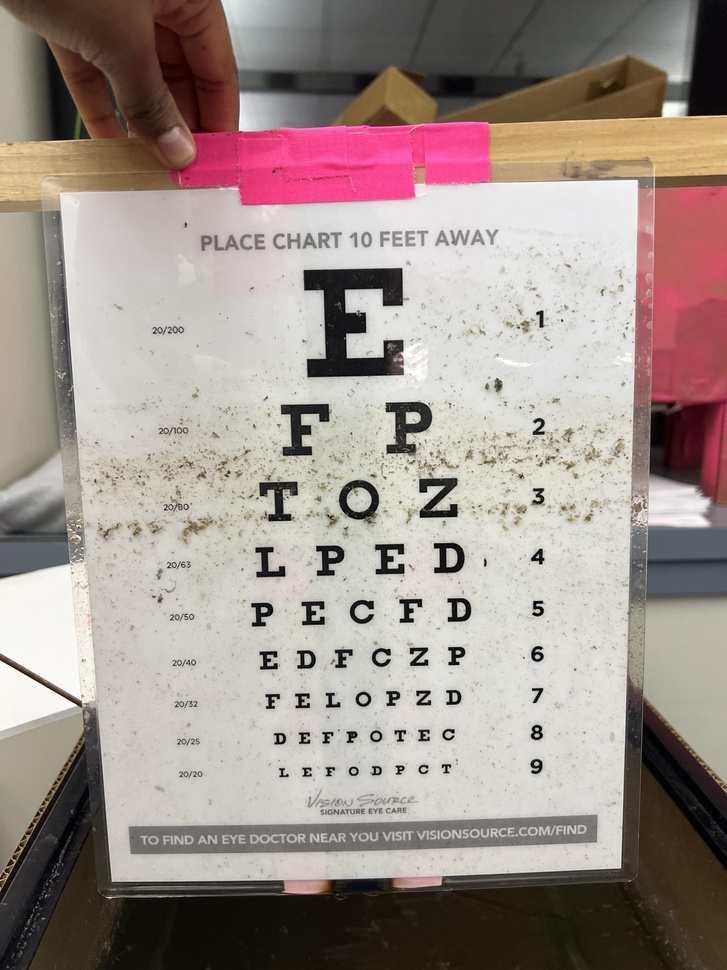
#> input picture Sample Images/3.jpg, 727 x 970 px, shrunk from 3024 x 4032 before the run
$ python -i enhancement_helpers.py   (imports and definitions only)   (older library calls are emulated)
#> lines starting #> are read from the running program, lines starting #| are printed output that depends on the picture
import cv2
import numpy as np
import time

def downscale_image(img, scale_factor=0.5):
    return cv2.resize(img, (0, 0), fx=scale_factor, fy=scale_factor, interpolation=cv2.INTER_AREA)

def upscale_image(img, target_shape):
    return cv2.resize(img, (target_shape[1], target_shape[0]), interpolation=cv2.INTER_LINEAR)

def apply_CLAHE(frame):
    lab_frame = cv2.cvtColor(frame, cv2.COLOR_BGR2LAB)
    l, a, b = cv2.split(lab_frame)
    clahe = cv2.createCLAHE(clipLimit=1.5, tileGridSize=(16, 16))
    l = clahe.apply(l)
    lab_frame = cv2.merge((l, a, b))
    return cv2.cvtColor(lab_frame, cv2.COLOR_LAB2BGR)

def apply_white_balance(img):
    # Compute mean intensity for each channel
    avg_b, avg_g, avg_r = np.mean(img, axis=(0, 1))

    # Normalize channels by scaling with mean values and converting to uint8
    img = img.astype(np.float32)
    img[:, :, 0] *= (avg_r / avg_b)
    img[:, :, 1] *= (avg_r / avg_g)
    img = np.clip(img, 0, 255).astype(np.uint8)

    #if we use white_balance in the final, test following code with C++ for efficiency
    # # Scale each channel by ratios, using vectorized operations
    # scale = np.array([avg_r / avg_b, avg_r / avg_g, 1.0])  # CHANGED
    # img = (img * scale).clip(0, 255).astype(np.uint8)  # CHANGED
    return img

def apply_fast_filters(frame):
    return cv2.bilateralFilter(frame, 9, 75, 75)

def dark_channel_prior(img, patch_size=15):
    dark_channel = np.min(img, axis=2)
    kernel = cv2.getStructuringElement(cv2.MORPH_RECT, (patch_size, patch_size))
    dark_channel = cv2.erode(dark_channel, kernel)
    return dark_channel

def atmospheric_light(img, dark_channel):
    flat_img = img.reshape(-1, 3)
    flat_dark = dark_channel.ravel()
    num_pixels = int(0.001 * len(flat_dark))
    indices = np.argsort(flat_dark)[-num_pixels:]
    A = np.mean(flat_img[indices], axis=0)
    return A

def estimate_transmission(img, A, omega=0.95):
    dark_channel = dark_channel_prior(img/A)
    transmission = 1 - omega * dark_channel
    return transmission

def guided_filter(I, p, radius=60, epsilon=1e-3):
    mean_I = cv2.boxFilter(I, cv2.CV_64F, (radius, radius))
    mean_p = cv2.boxFilter(p, cv2.CV_64F, (radius, radius))
    mean_Ip = cv2.boxFilter(I * p, cv2.CV_64F, (radius, radius))
    cov_Ip = mean_Ip - mean_I * mean_p
    mean_II = cv2.boxFilter(I * I, cv2.CV_64F, (radius, radius))
    var_I = mean_II - mean_I * mean_I
    a = cov_Ip / (var_I + epsilon)
    b = mean_p - a * mean_I
    mean_a = cv2.boxFilter(a, cv2.CV_64F, (radius, radius))
    mean_b = cv2.boxFilter(b, cv2.CV_64F, (radius, radius))
    q = mean_a * I + mean_b
    return q

def recover_scene(img, A, t, t0=0.1):
    t = np.maximum(t, t0)
    img = (img - A) / t[:, :, None] + A
    return np.clip(img, 0, 255).astype(np.uint8)

# Main function that applies dehazing with downscaling
def dehaze_image(img, scale_factor=0.5, patch_size=15):
    # small_img = downscale_image(img, scale_factor=scale_factor)  # DOWNscaled image
    small_img = img
    dark_channel = dark_channel_prior(small_img, patch_size=patch_size)
    A = atmospheric_light(small_img, dark_channel)
    transmission = estimate_transmission(small_img, A)
    gray_img = cv2.cvtColor(small_img, cv2.COLOR_RGB2GRAY) / 255.0
    transmission_refined = guided_filter(gray_img, transmission)
    # transmission_refined = upscale_image(transmission_refined, img.shape)
    recovered_img = recover_scene(img, A, transmission_refined) #transmission_refined
    return recovered_img

def enhance_image(img, white_balance=True, apply_dehazing=True, apply_clahe=True, apply_fast_filters_flag=True):
    timings = {}  # Dictionary to store timing for each function
    # Ensure the image is in uint8 RGB format at the beginning
    img = cv2.cvtColor(img, cv2.COLOR_BGR2RGB)

    if white_balance:
        start_time = time.time()
        img = apply_white_balance(img)
        timings['white_balance'] = round((time.time() - start_time) * 1000, 2)  # in ms

    if apply_dehazing:
        start_time = time.time()
        img = dehaze_image(img)
        timings['dehazing'] = round((time.time() - start_time) * 1000, 2)

    if apply_clahe:
        start_time = time.time()
        img = apply_CLAHE(img)
        timings['clahe'] = round((time.time() - start_time) * 1000, 2)

    if apply_fast_filters_flag:
        start_time = time.time()
        img = apply_fast_filters(img)
        timings['fast_filters'] = round((time.time() - start_time) * 1000, 2)

    return img, timings

>>> import cv2
>>> picture = cv2.imread('Sample Images/3.jpg')
#> picture is the input picture: shape (970, 727, 3); mean B, G, R 139.7, 145.7, 159
>>> result = enhance_image(picture)
#> in apply_white_balance, `avg_b, avg_g, avg_r = np.mean(img, axis=(0, 1))`: avg_b = 159; avg_g = 145.7; avg_r = 139.7
#> in dark_channel_prior, `dark_channel = cv2.erode(dark_channel, kernel)`:
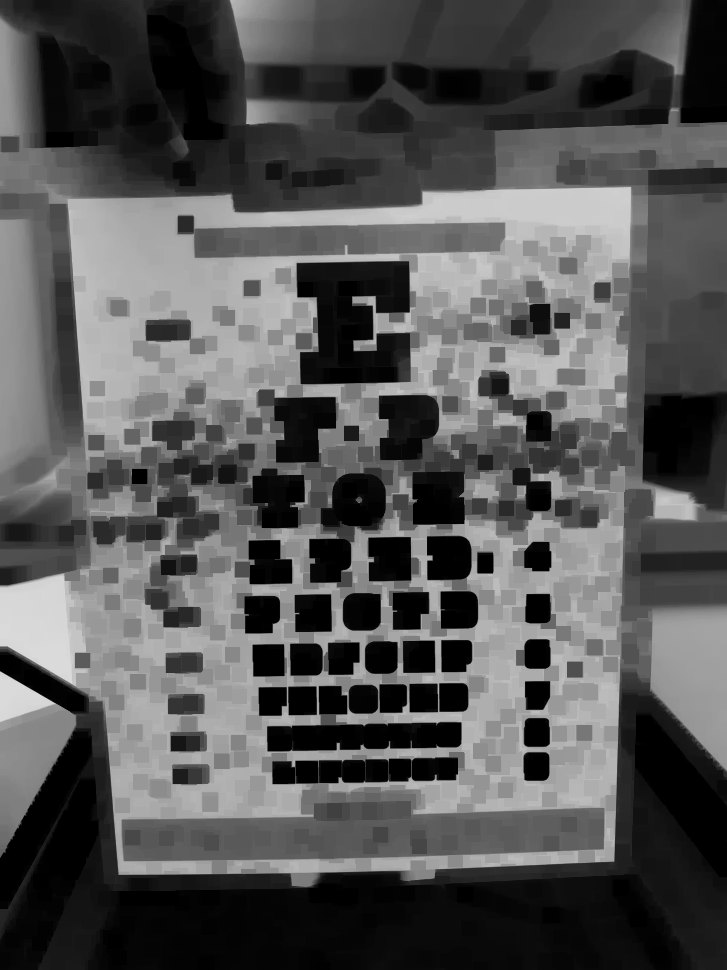
#> dark_channel: shape (970, 727); min 0, max 219, mean 85.2
#> in atmospheric_light, `num_pixels = int(0.001 * len(flat_dark))`: num_pixels = 705
#> in atmospheric_light, `indices = np.argsort(flat_dark)[-num_pixels:]`: indices = 705 values, max 515444 at index 402, min 458010 at index 355, mean 480951.9
#> in atmospheric_light, `A = np.mean(flat_img[indices], axis=0)`: A = [218.9, 238, 244.7]
#> in guided_filter, `mean_a = cv2.boxFilter(a, cv2.CV_64F, (radius, radius))`:
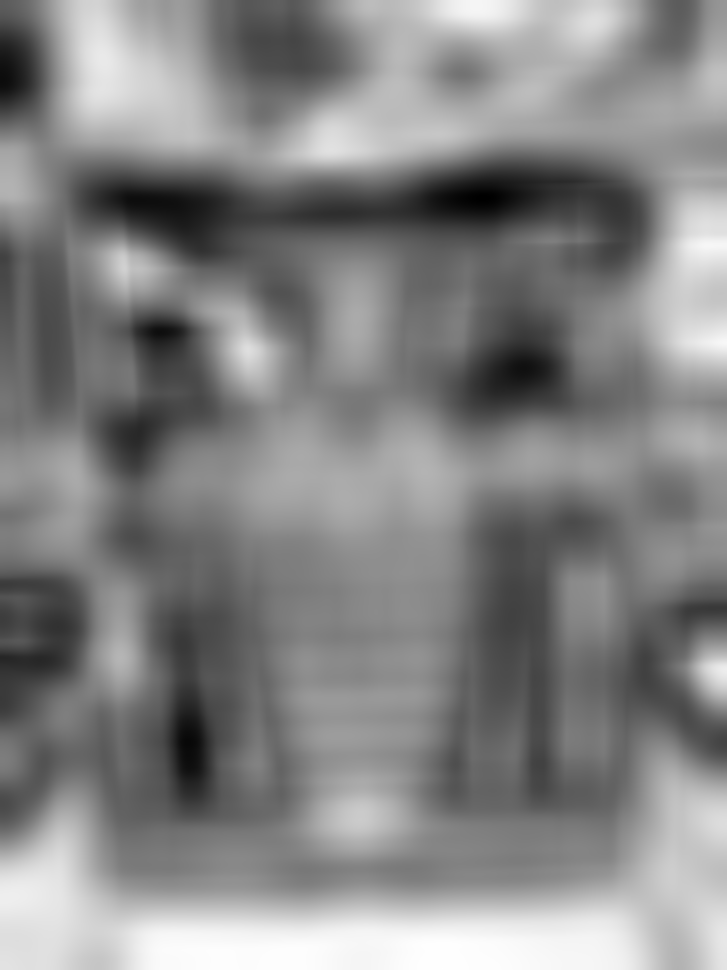
#> mean_a: shape (970, 727) float64; min -1.17, max 0.0067, mean -0.56; drawn with min black and max white
#> in guided_filter, `mean_b = cv2.boxFilter(b, cv2.CV_64F, (radius, radius))`:
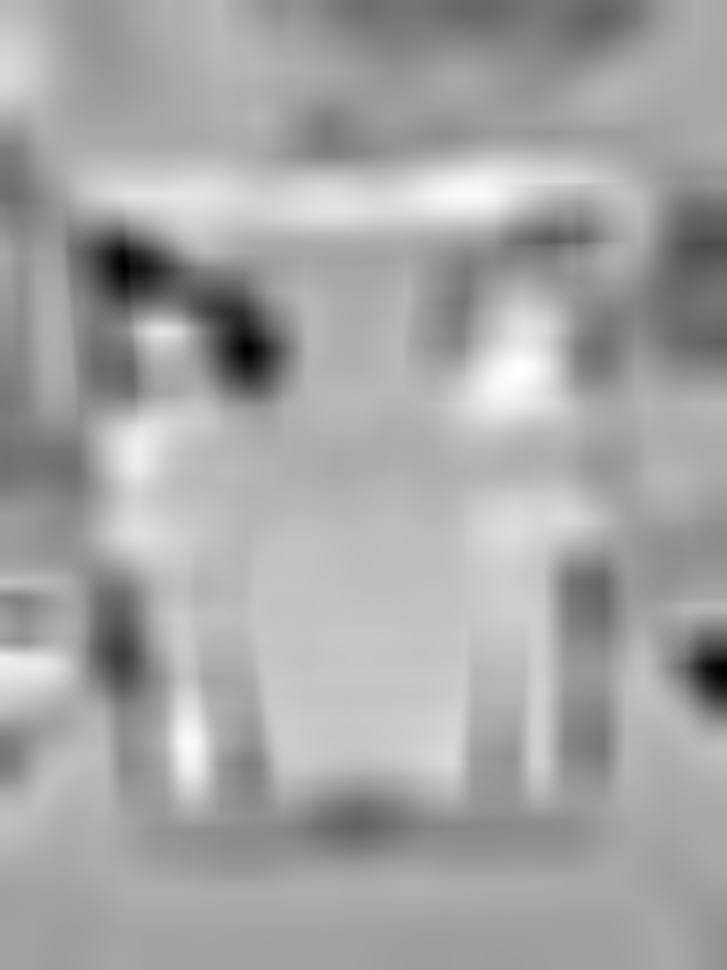
#> mean_b: shape (970, 727) float64; min 0.415, max 1.31, mean 0.992; drawn with min black and max white
#> in guided_filter, `q = mean_a * I + mean_b`:
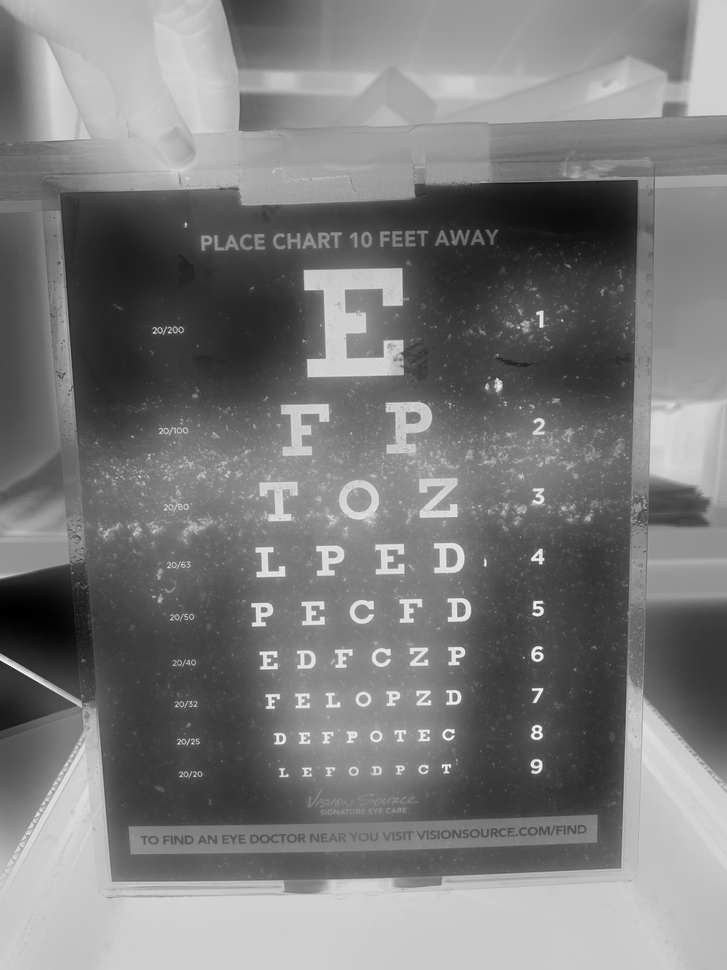
#> q: shape (970, 727) float64; min 0.147, max 1.18, mean 0.648; drawn with min black and max white
#> in apply_CLAHE, `lab_frame = cv2.cvtColor(frame, cv2.COLOR_BGR2LAB)`: lab_frame: shape (970, 727, 3); mean of channels 0, 1, 2 107.7, 129.5, 124.2
#> in apply_CLAHE, `l, a, b = cv2.split(lab_frame)`:
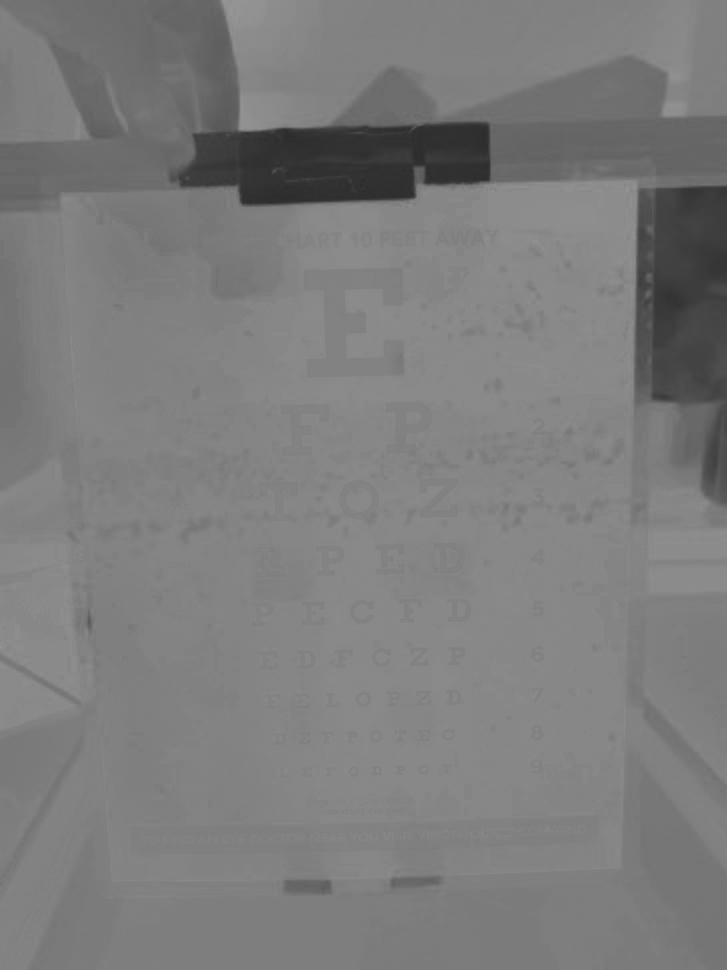
#> b: shape (970, 727); min 42, max 151, mean 124.2
#> in apply_CLAHE, `lab_frame = cv2.merge((l, a, b))`: lab_frame: shape (970, 727, 3); mean of channels 0, 1, 2 116.8, 129.5, 124.2
#> in apply_fast_filters, `return cv2.bilateralFilter(frame, 9, 75, 75)`:
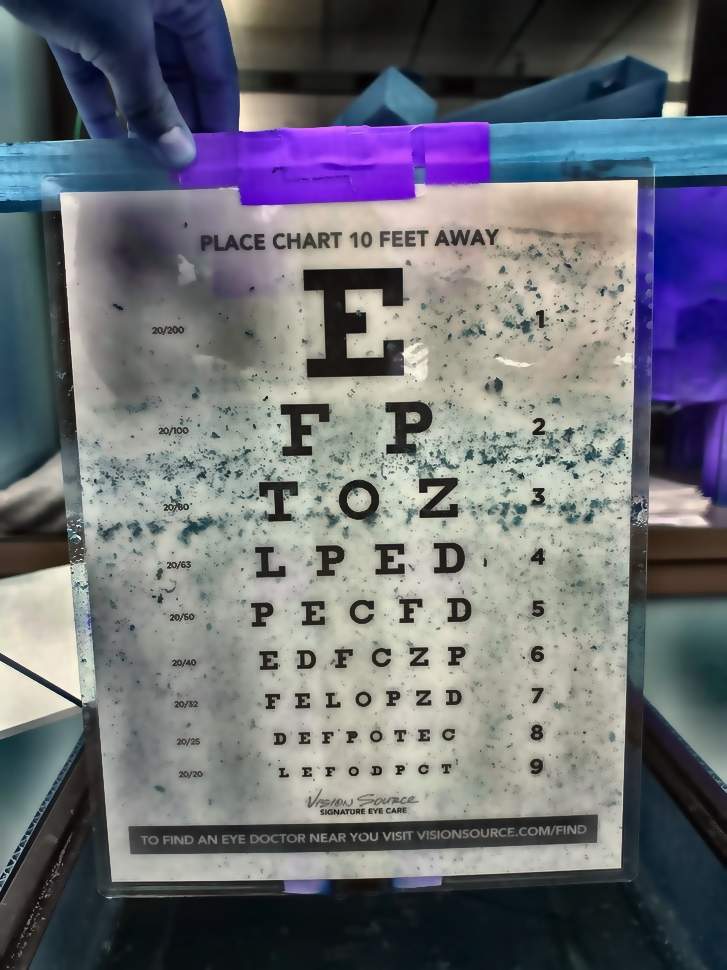
#> returned value: shape (970, 727, 3); mean of channels 0, 1, 2 117.7, 111, 108.7; drawn as B, G, R

$ run again, on Sample Images/sample1.jpg
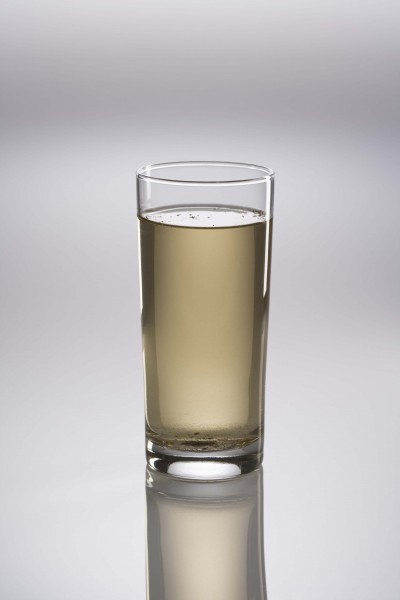
#> input picture Sample Images/sample1.jpg, 400 x 600 px
#> picture is the input picture: shape (600, 400, 3); mean B, G, R 188.8, 188.4, 192.8
#> avg_b = 192.8; avg_g = 188.4; avg_r = 188.8
#> in dark_channel_prior, `dark_channel = cv2.erode(dark_channel, kernel)`:
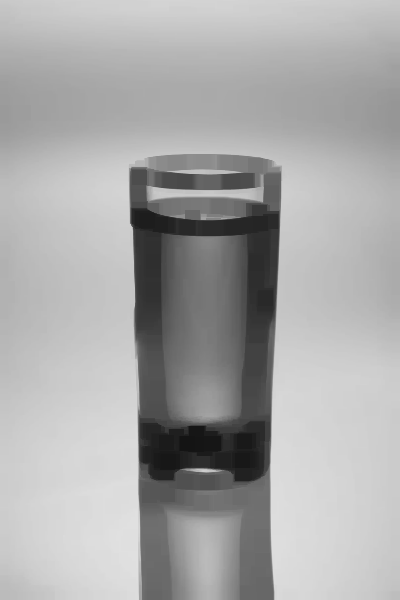
#> dark_channel: shape (600, 400); min 20, max 224, mean 168.8
#> num_pixels = 240
#> indices = 240 values, max 226537 at index 90, min 204535 at index 234, mean 215061.2
#> in atmospheric_light, `A = np.mean(flat_img[indices], axis=0)`: A = [225, 229, 234]
#> in apply_fast_filters, `return cv2.bilateralFilter(frame, 9, 75, 75)`:
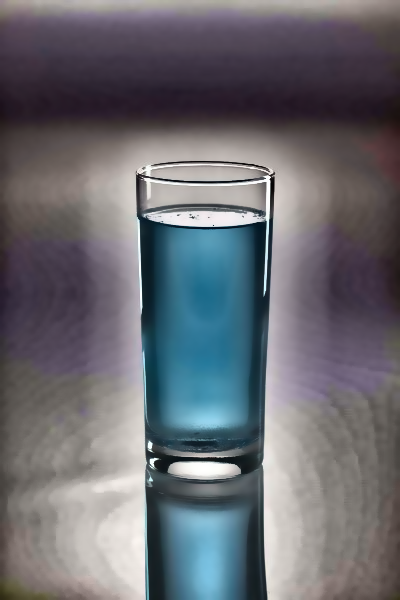
#> returned value: shape (600, 400, 3); mean of channels 0, 1, 2 112.6, 106.1, 104.9; drawn as B, G, R
